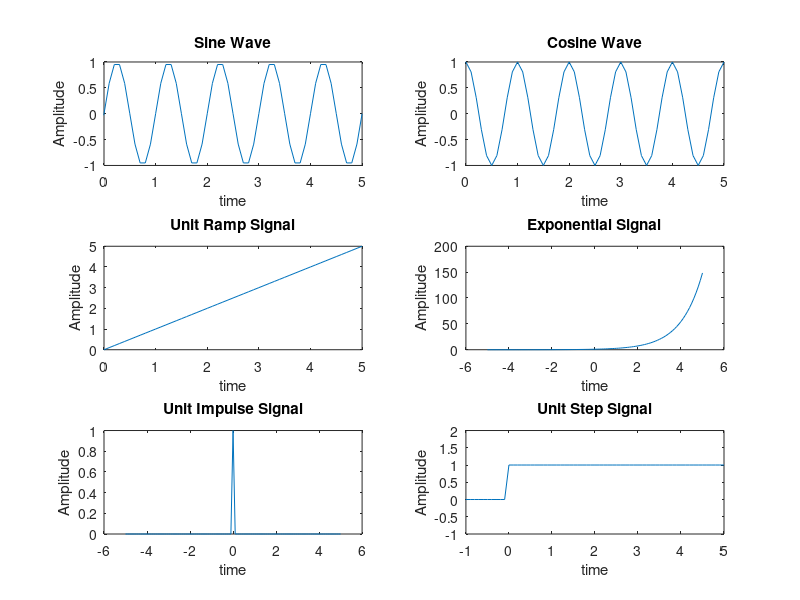

The MATLAB script that drew this image:
clc;
clear;
t=-5:0.1:5;
f = 1;
a=sin(2*pi*f*t);
b=cos(2*pi*f*t);
x=t;
y=(t==0);
z=(t>=0);
c=exp(t);
subplot(3,2,1);
plot(t,a);
axis([0 5 -1 1]);
xlabel('time');
ylabel('Amplitude');
title('Sine Wave');
subplot(3,2,2);
plot(t,b);
axis([0 5 -1 1]);
xlabel('time');
ylabel('Amplitude');
title('Cosine Wave');
subplot(3,2,3);
plot(t, x);
axis([0 5 0 5]);
xlabel('time');
ylabel('Amplitude');
title('Unit Ramp Signal')
subplot(3,2,4);
plot(t,c);
xlabel('time');
ylabel('Amplitude')
title('Exponential Signal')
subplot(3,2,5);
plot(t,y);
xlabel('time');
ylabel('Amplitude');
title('Unit Impulse Signal');
subplot(3,2,6);
plot(t,z);
axis([-1 5 -1 2]);
xlabel('time');
ylabel('Amplitude');
title('Unit Step Signal');
